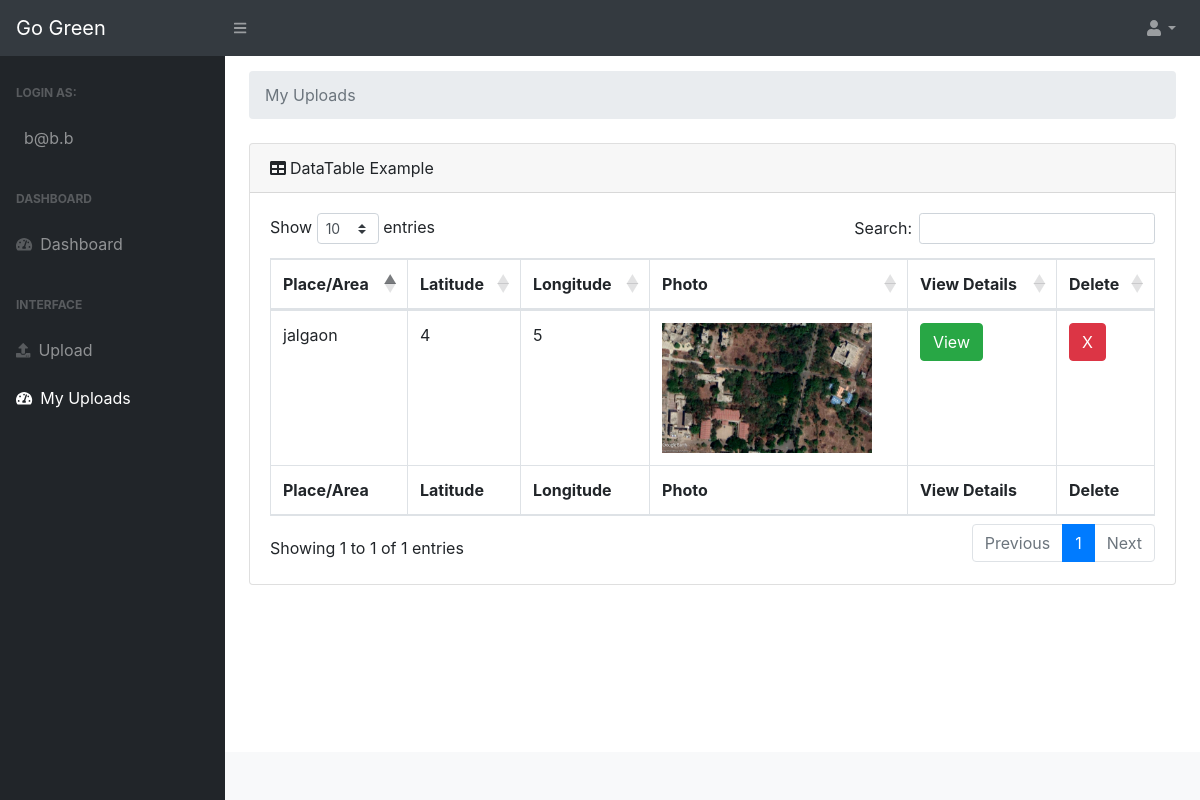
Screenshot of /myuploads (signed in) with the database file from the repository.
### app.py (models this page shows)
class User(UserMixin,db.Model):
    id = db.Column(db.Integer,primary_key=True,autoincrement=True)
    username = db.Column(db.String(200), unique=True, nullable=False)
    email = db.Column(db.String(200), unique=True, nullable=False)
    password = db.Column(db.String(200))

class Imagee(db.Model):
    id = db.Column(db.Integer,primary_key=True,autoincrement=True)
    username = db.Column(db.String(200),nullable=False)
    email = db.Column(db.String(200),nullable=False)
    path = db.Column(db.String(200),nullable=False)
    place = db.Column(db.String(200),nullable=False)
    latitude = db.Column(db.String(200), nullable=False)
    longitude = db.Column(db.String(200), nullable=False)
    population = db.Column(db.String(200), nullable=False)
    bikes = db.Column(db.String(200), nullable=False)
    car = db.Column(db.String(200), nullable=False)
    bus = db.Column(db.String(200), nullable=False)
    mask = db.Column(db.String(200), nullable=False)
    counter = db.Column(db.String(200), nullable=False)
    carbon = db.Column(db.String(200), nullable=False)
    oxygen = db.Column(db.String(200), nullable=False)
    trees = db.Column(db.String(200), nullable=False)
    aqi = db.Column(db.String(200), nullable=False)
    greenery = db.Column(db.String(200), nullable=False)
    plantation = db.Column(db.String(200), nullable=False)
    planted = db.Column(db.String(200), nullable=False)

### app.py (the view)
@app.route('/myuploads',methods=['GET'])
@login_required
def get_my_uploads():
    email = current_user.email
    table = Imagee.query.filter_by(email=email).all()
    return render_template('myuploads.html',table=table)

### app.py (called while the page is built)
@login_manager.user_loader
def get(id):
    return User.query.get(id)

### templates/myuploads.html (shortened to what this page needs)
<!DOCTYPE html>
<html lang="en">
    <head>
        <link href="static/css/styles.css" rel="stylesheet" />
        <link href="https://cdn.datatables.net/1.10.20/css/dataTables.bootstrap4.min.css" rel="stylesheet" />
    </head>
    <body class="sb-nav-fixed">
        <nav class="sb-topnav navbar navbar-expand navbar-dark bg-dark">
            <a class="navbar-brand" href="/home">Go Green</a><button class="btn btn-link btn-sm order-1 order-lg-0" id="sidebarToggle" href="#"><i class="fas fa-bars"></i></button>
            <ul class="navbar-nav ml-auto ml-md-0">
                <li class="nav-item dropdown">
                    <a class="nav-link dropdown-toggle" id="userDropdown" href="#" role="button" data-toggle="dropdown" aria-haspopup="true" aria-expanded="false"><i class="fas fa-user fa-fw"></i></a>
                </li>
            </ul>
        </nav>
        <div id="layoutSidenav">
            <div id="layoutSidenav_nav">
                <nav class="sb-sidenav accordion sb-sidenav-dark" id="sidenavAccordion">
                    <div class="sb-sidenav-menu">
                        <div class="nav">
                            <div class="sb-sidenav-menu-heading">Login as:</div>
                            <a class="nav-link"><div class="sb-nav-link-icon"></div>{{current_user.email}}</a>
                            <div class="sb-sidenav-menu-heading">Dashboard</div>
                            <a class="nav-link" href="/home"><div class="sb-nav-link-icon"><i class="fas fa-tachometer-alt"></i></div>Dashboard</a>
                            <div class="sb-sidenav-menu-heading">Interface</div>
                                <a class="nav-link" href="/upload"><div class="sb-nav-link-icon"><i class="fa fa-upload" aria-hidden="true"></i></div>Upload</a>
                                <a class="nav-link" href="/myuploads"><div class="sb-nav-link-icon"><i class="fas fa-tachometer-alt"></i></div>My Uploads</a>
                    </div>
                </nav>
            </div>
            <div id="layoutSidenav_content">
                <main>
                    <div class="container-fluid">
                        <ol class="breadcrumb mb-4" style="margin-top: 15px;">
                            <li class="breadcrumb-item active">My Uploads</li>
                        </ol>
                    <div class="card mb-4">
                            <div class="card-header"><i class="fas fa-table mr-1"></i>DataTable Example</div>
                            <div class="card-body">
                                <div class="table-responsive">
                                    <table class="table table-bordered" id="dataTable" width="100%" cellspacing="0">
                                        <thead>
                                            <tr>
                                                <th>Place/Area</th>
                                                <th>Latitude</th>
                                                <th>Longitude</th>
                                                <th>Photo</th>
                                                <th>View Details</th>
                                                <th>Delete</th>
                                            </tr>
                                        </thead>
                                        <tfoot>
                                            <tr>
                                                <th>Place/Area</th>
                                                <th>Latitude</th>
                                                <th>Longitude</th>
                                                <th>Photo</th>
                                                <th>View Details</th>
                                                <th>Delete</th>
                                            </tr>
                                        </tfoot>
                                        <tbody>
                                            {% for rec in table %}
                                            <tr>
                                                <td>{{rec.place}}</td>
                                                <td>{{rec.latitude}}</td>
                                                <td>{{rec.longitude}}</td>
                                                <td><img src="http://127.0.0.1:5000/{{rec.path}}" class="img-fluid" style="height: 130px;width: 210px;"></td>
                                                <td><a type="button" class="btn btn-success" href="/details/{{rec.id}}">View</a></td>
                                                <td><a type="button" class="btn btn-danger" href="/delete/{{rec.id}}">X</a></td>
                                            </tr>
                                            {% endfor %}
                                        </tbody>
                                    </table>
                                </div>
                            </div>
                        </div>
                    </div>
                </main>
                <footer class="py-4 bg-light mt-auto">
                </footer>
            </div>
        </div>
    </body>
</html>

### rows the page displays
User: email "b@b.b"
Imagee: place "jalgaon", latitude "4", longitude "5", path (picture)
